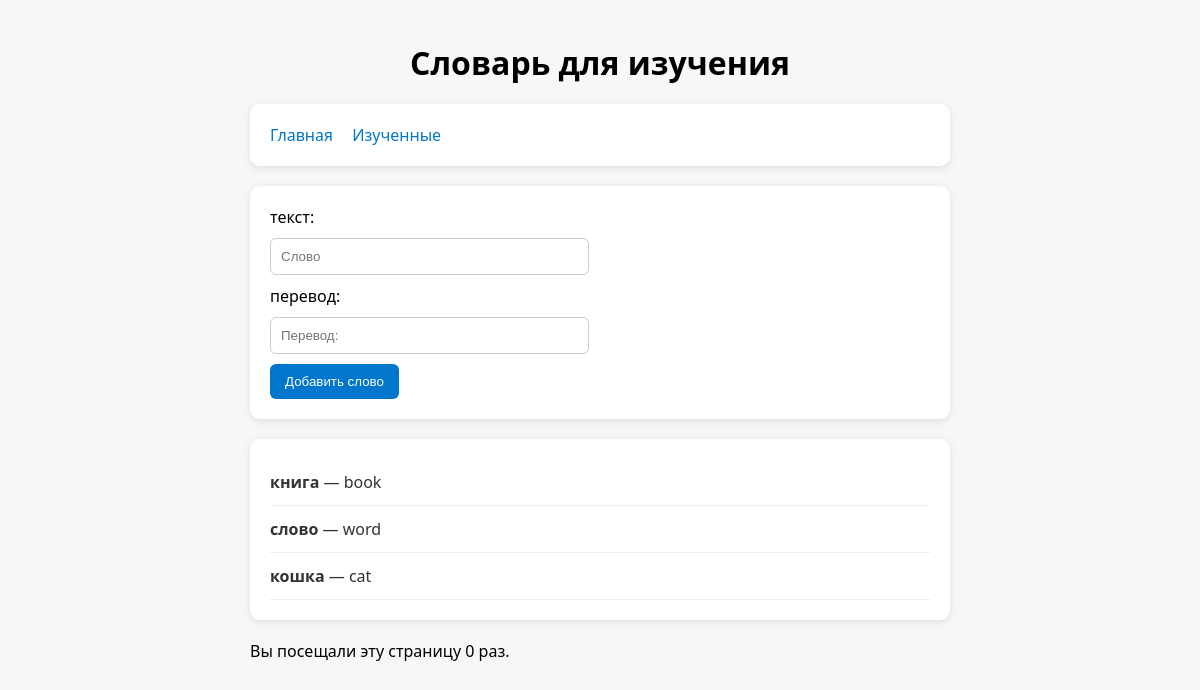
The page / on the database its author committed.
### core/models.py (models this page shows, shortened)
class Words(models.Model):
    slovo = models.CharField(max_length=200, verbose_name='Слово')
    perevod = models.CharField(max_length=200, verbose_name='Перевод')
    is_active = models.BooleanField(default=False, verbose_name='Изучено')
    class Meta:
        verbose_name = 'Слово'
        verbose_name_plural = 'Слова'

### core/views.py (the view)
# urls.py: path('', main),
def main(request):
    status = request.GET.get('status')
    if status:
        words = Words.objects.all().filter(is_active=status)
    else:
        words = Words.objects.all().filter(is_active=False)
    num_visits=request.session.get('num_visits', 0)
    razn = raz(str(num_visits)[-1])
    request.session['num_visits'] = num_visits+1
    if request.method == 'POST':
        form = AddWord(request.POST)
        if form.is_valid():
            for field_name, field in form.cleaned_data.items():
                if isinstance(field, str):
                    form.cleaned_data[field_name] = field.lower()
            in_slovo = form.cleaned_data.get('slovo').lower()
            if Words.objects.filter(slovo=in_slovo,is_active=False).exists():
                form.add_error('slovo', 'Такое слово уже изучено.')
            elif Words.objects.filter(slovo=in_slovo,is_active=True).exists():
                form.add_error('slovo', 'Такое слово добавлено в список для изучения.')
            else:
                data = form.cleaned_data
                words = Words.objects.create(**data)
                return redirect('/')
    else:
        form = AddWord()
    if request.method == 'POST':
        formNote = AddNote(request.POST)
        if formNote.is_valid():
            data = formNote.cleaned_data
            note = Note.objects.create(**data)
            return redirect('/?status=1')
    else:
        formNote = AddNote()
    notes = Note.objects.all()
    context = {
        'words': words,
        'form': form,
        'num_visits':num_visits,
        'razn' : razn,
        'formNote': formNote,
        'status': status,
        'notes': notes,
    }
    return render(request, 'word/main.html', context)

### core/forms.py
class AddWord(forms.Form):
    slovo = forms.CharField(
        widget=forms.TextInput(attrs={'placeholder': 'Слово'}),
        label='текст:'
        )
    perevod = forms.CharField(
        widget=forms.TextInput(attrs={'placeholder': 'Перевод:'}),
        label='перевод:'
        )

class AddNote(forms.ModelForm):
    class Meta:
        model = Note
        fields = ['note']

### core/views.py (called while the page is built)
def raz(num):
    numbers = {
    '1': 'раз',
    '2': 'раза',
    '3': 'раза',
    '4': 'раза',
    '5': 'раз',
    '6': 'раз',
    '7': 'раз',
    '8': 'раз',
    '9': 'раз',
    '0': 'раз'
    }
    for key, value in numbers.items():
        if key == num:
            return(value)

### templates/word/main.html (shortened to what this page needs)
{% extends 'base.html' %}
{% block content %}
        {% if status != '1' %}
        <div class="card">
            <form method="POST">
                {{ form }}
                <div class="form-block">
                    <button>Добавить слово</button>
                </div>
            </form>
        </div>
        {% endif %}
        <div class="card" id="wordList">
            {% for word in words %}
            <div class="word-item">
                <span>
                    <a href="/words/{{ word.id }}">
                        <strong>{{ word.slovo }}</strong> — {{ word.perevod }}
                    </a>
                </span>
            </div>
            {% endfor %}
        </div>
        <p>
  Вы посещали эту страницу {{ num_visits }} {{ razn }}.</p>
{% endblock %}

### css/style.css (style rules this page uses)
body { font-family: "Segoe UI", sans-serif; background: #f6f7f9; margin: 0; padding: 20px; display: flex; justify-content: center; }
.card { background: white; padding: 20px; border-radius: 10px; box-shadow: 0 2px 8px rgba(0, 0, 0, 0.1); margin-bottom: 20px; }
input { padding: 10px; width: 45%; margin-right: 10px; border-radius: 6px; border: 1px solid #ccc; }
button { padding: 10px 15px; border: none; background: #0077cc; color: white; border-radius: 6px; cursor: pointer; }
.word-item { padding: 12px 0; border-bottom: 1px solid #eee; display: flex; justify-content: space-between; }
.word-item a { text-decoration: none; color: #333; }
form input { margin-bottom: 10px; margin-top: 10px; display: block; }

### rows shown on the page
Words: slovo "книга", perevod "book"
Words: slovo "слово", perevod "word"
Words: slovo "кошка", perevod "cat"

### other values the page prints
{{ num_visits }} "0"
{{ razn }} "раз"
